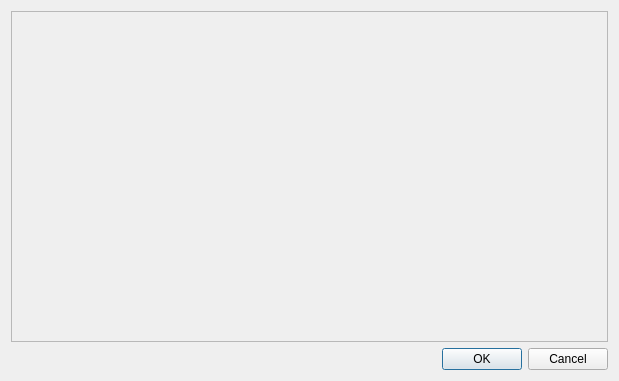
<?xml version="1.0" encoding="UTF-8"?>
<ui version="4.0">
 <class>EditLiIndicatorsDialog</class>
 <widget class="QDialog" name="EditLiIndicatorsDialog">
  <property name="geometry">
   <rect>
    <x>0</x>
    <y>0</y>
    <width>619</width>
    <height>381</height>
   </rect>
  </property>
  <property name="windowTitle">
   <string>Dialog</string>
  </property>
  <layout class="QVBoxLayout" name="verticalLayout">
   <item>
    <widget class="QScrollArea" name="scrollArea">
     <property name="widgetResizable">
      <bool>true</bool>
     </property>
     <widget class="QWidget" name="scrollAreaWidgetContents">
      <property name="geometry">
       <rect>
        <x>0</x>
        <y>0</y>
        <width>599</width>
        <height>329</height>
       </rect>
      </property>
      <layout class="QVBoxLayout" name="verticalLayout_2">
       <property name="sizeConstraint">
        <enum>QLayout::SizeConstraint::SetMinAndMaxSize</enum>
       </property>
       <item>
        <widget class="ChartIndicatorTypeWidget" name="indicatorTypeWidget" native="true"/>
       </item>
       <item>
        <widget class="ChartAxisGeneralSettings" name="generalSettings" native="true"/>
       </item>
       <item>
        <widget class="StringPrecisionWidget" name="stringPrecisionWidget" native="true"/>
       </item>
       <item>
        <widget class="ValuesPreviewWidget" name="rawEditWidget" native="true">
         <property name="minimumSize">
          <size>
           <width>0</width>
           <height>0</height>
          </size>
         </property>
         <property name="maximumSize">
          <size>
           <width>16777215</width>
           <height>16777214</height>
          </size>
         </property>
         <property name="baseSize">
          <size>
           <width>0</width>
           <height>0</height>
          </size>
         </property>
        </widget>
       </item>
      </layout>
     </widget>
    </widget>
   </item>
   <item>
    <widget class="QDialogButtonBox" name="buttonBox">
     <property name="orientation">
      <enum>Qt::Orientation::Horizontal</enum>
     </property>
     <property name="standardButtons">
      <set>QDialogButtonBox::StandardButton::Cancel|QDialogButtonBox::StandardButton::Ok</set>
     </property>
    </widget>
   </item>
  </layout>
 </widget>
 <customwidgets>
  <customwidget>
   <class>ChartAxisGeneralSettings</class>
   <extends>QWidget</extends>
   <header>chartaxisgeneralsettings.h</header>
   <container>1</container>
  </customwidget>
  <customwidget>
   <class>ValuesPreviewWidget</class>
   <extends>QWidget</extends>
   <header>valuespreviewwidget.h</header>
   <container>1</container>
  </customwidget>
  <customwidget>
   <class>ChartIndicatorTypeWidget</class>
   <extends>QWidget</extends>
   <header>chartindicatortypewidget.h</header>
   <container>1</container>
  </customwidget>
  <customwidget>
   <class>StringPrecisionWidget</class>
   <extends>QWidget</extends>
   <header>stringprecisionwidget.h</header>
   <container>1</container>
  </customwidget>
 </customwidgets>
 <resources/>
 <connections>
  <connection>
   <sender>buttonBox</sender>
   <signal>accepted()</signal>
   <receiver>EditLiIndicatorsDialog</receiver>
   <slot>accept()</slot>
   <hints>
    <hint type="sourcelabel">
     <x>248</x>
     <y>254</y>
    </hint>
    <hint type="destinationlabel">
     <x>157</x>
     <y>274</y>
    </hint>
   </hints>
  </connection>
  <connection>
   <sender>buttonBox</sender>
   <signal>rejected()</signal>
   <receiver>EditLiIndicatorsDialog</receiver>
   <slot>reject()</slot>
   <hints>
    <hint type="sourcelabel">
     <x>316</x>
     <y>260</y>
    </hint>
    <hint type="destinationlabel">
     <x>286</x>
     <y>274</y>
    </hint>
   </hints>
  </connection>
 </connections>
</ui>
